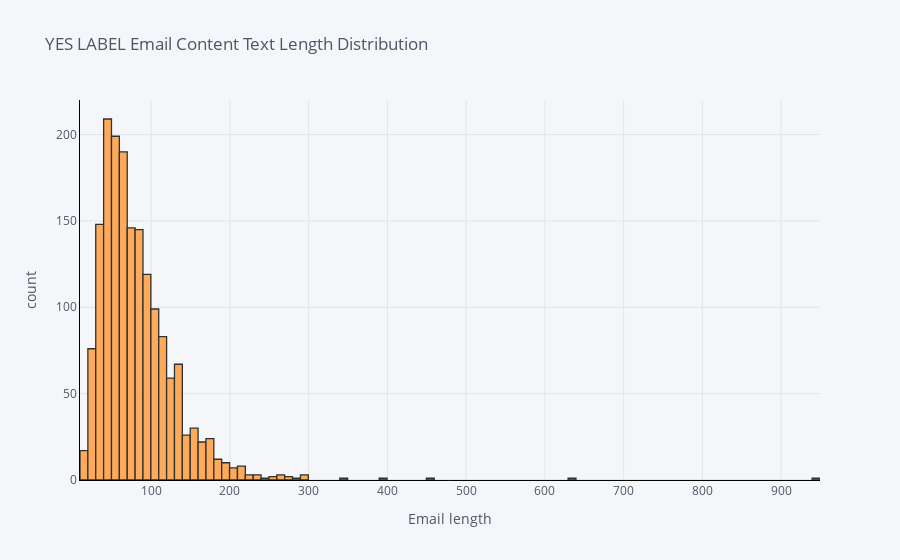

The notebook cell this image was saved under:
### Code cell
df_train['email_len'].loc[df_train['target_pred']=="Yes"].iplot(
    kind='hist',
    bins=100,
    xTitle='Email length',
    linecolor='black',
    yTitle='count',
    title='YES LABEL Email Content Text Length Distribution')

### Figure 1 — Plotly figure (JSON) as saved in the notebook; plotly's stock layout.template omitted (floating-point values rounded to 4 significant figures; data arrays with more than 128 entries replaced by an {"elided": "..."} marker saying what was removed)
{"data": [{"histfunc": "count", "histnorm": "", "marker": {"color": "rgba(255, 153, 51, 1.0)", "line": {"color": "#000000", "width": 1.3}}, "name": "email_len", "nbinsx": 100, "opacity": 0.8, "orientation": "v", "type": "histogram", "x": {"elided": "1719 int values"}}], "layout": {"barmode": "overlay", "legend": {"bgcolor": "#F5F6F9", "font": {"color": "#4D5663"}}, "paper_bgcolor": "#F5F6F9", "plot_bgcolor": "#F5F6F9", "title": {"font": {"color": "#4D5663"}, "text": "YES LABEL Email Content Text Length Distribution"}, "xaxis": {"gridcolor": "#E1E5ED", "linecolor": "black", "showgrid": true, "tickfont": {"color": "#4D5663"}, "title": {"font": {"color": "#4D5663"}, "text": "Email length"}, "zerolinecolor": "#E1E5ED"}, "yaxis": {"gridcolor": "#E1E5ED", "linecolor": "black", "showgrid": true, "tickfont": {"color": "#4D5663"}, "title": {"font": {"color": "#4D5663"}, "text": "count"}, "zerolinecolor": "#E1E5ED"}}}
